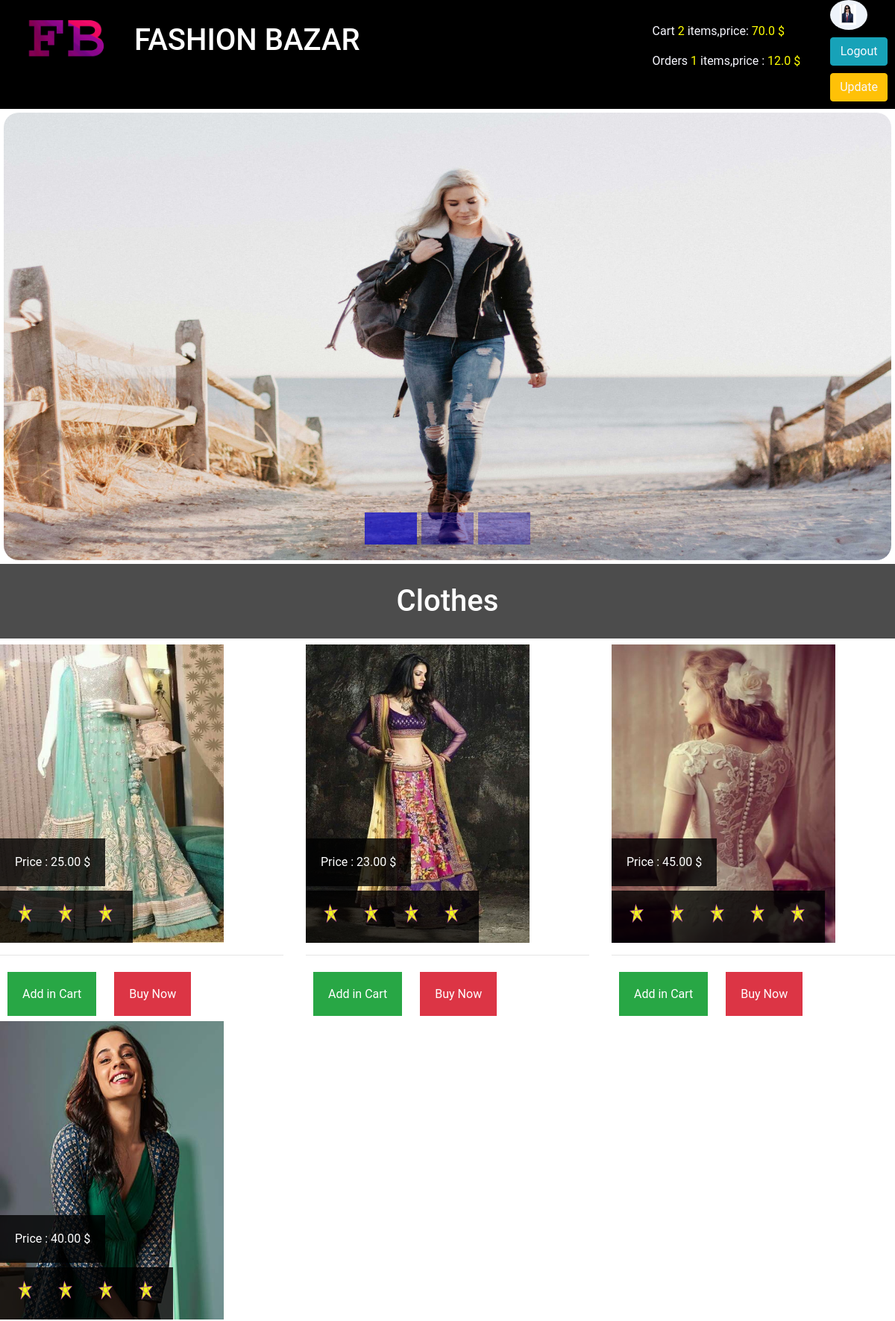
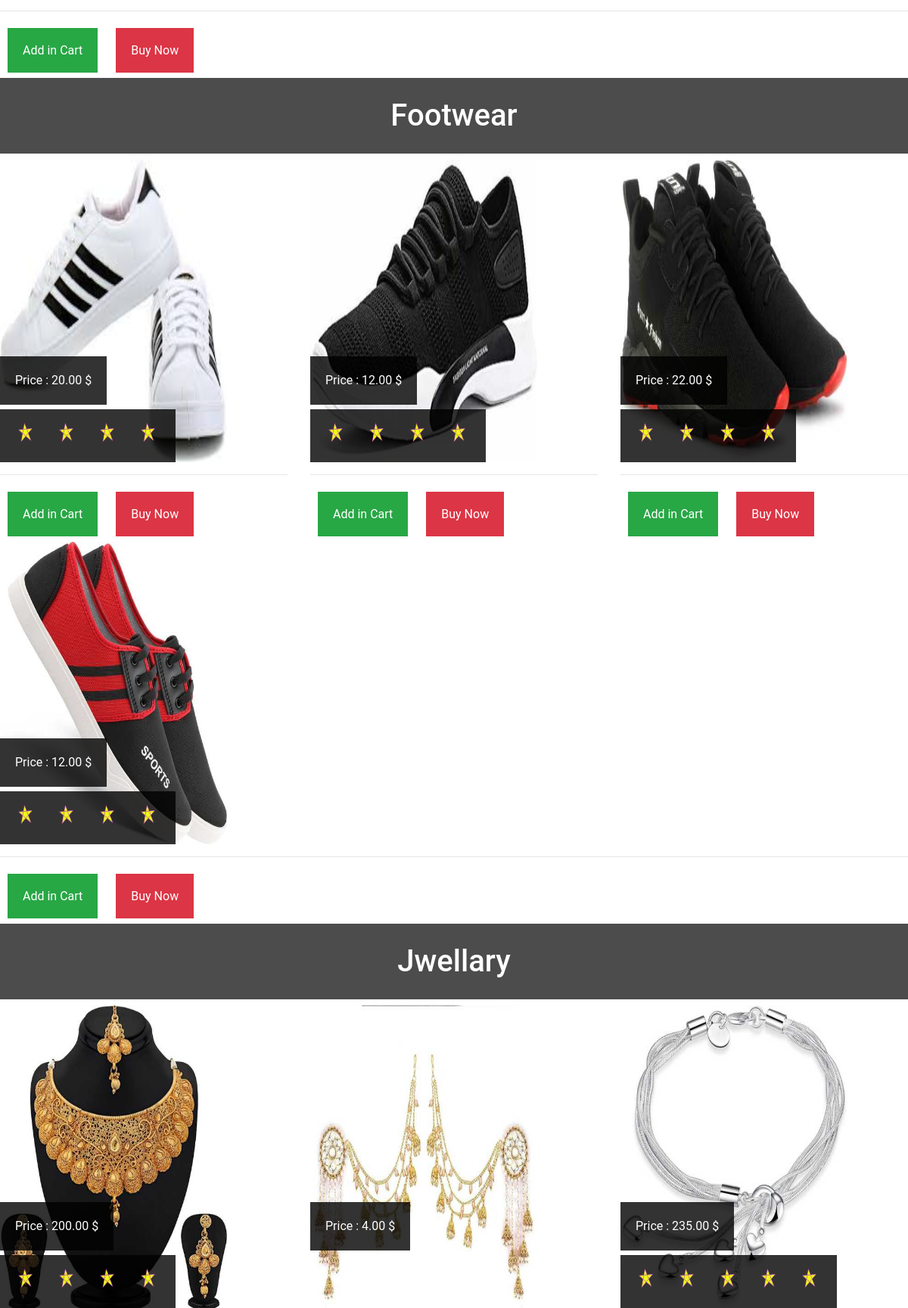
The page / (signed in, upper part) on the database its author committed (2 pictures, top to bottom).
### app/models.py (models this page shows, shortened)
class User(AbstractUser):
    phone=models.PositiveIntegerField(blank=True,null=True)
    email=models.EmailField(blank=True,null=True)
    picture=models.ImageField(upload_to="profile",default="none.jpg",blank=True,null=True)
    address=models.TextField(blank=True,null=True)
    slug=models.SlugField(unique=True)

class Product(models.Model):
    name=models.CharField(max_length=20)
    image= models.ImageField(upload_to="products", default="none.jpg", blank=True, null=True)
    type = models.CharField(max_length=10, choices=type)
    price=models.DecimalField(decimal_places=2,max_digits=20)
    rating=models.IntegerField()
    detail=models.TextField()

### app/views.py (the view)
# urls.py: path("",index,name="index"),
def index(request):
    context = {
    'products': Product.objects.all(),
    }
    return render(request,"index.html",context)

### app/context_processors.py (called while the page is built)
def cart(request):
    if request.user.is_active:
        cart_items = Cart.objects.all().filter(customer=request.user)
    else:
        cart_items = Cart.objects.all()
    c = len(cart_items)
    if request.user.is_active:
        order_items = Order.objects.all().filter(customer=request.user)
    else:
        order_items = Order.objects.all()
    o = len(order_items)
    cs=0
    for i in cart_items:
        cs+=float(i.product.price)
    os=0
    for i in order_items:
        os+=float(i.product.price)
    order_items = Order.objects.filter(customer=request.user)
    cart_items = Cart.objects.filter(customer=request.user)
    context = {
    'cart':cart_items,
    'orders':order_items,
    'c': c,
    'o': o,
    'cs':cs,
    'os':os,
    }
    return context;

### app/templates/index.html (shortened to what this page needs)
{%extends 'base.html'%}
{%load static%}
{%block content%}
  <div  class="slider">
    <div id="carouselExampleIndicators" class="carousel slide" data-ride="carousel">
      <ol class="carousel-indicators">
        <li data-target="#carouselExampleIndicators" data-slide-to="0" class="active"></li>
        <li data-target="#carouselExampleIndicators" data-slide-to="1"></li>
        <li data-target="#carouselExampleIndicators" data-slide-to="2"></li>
      </ol>
      <div class="carousel-inner">
        <div class="carousel-item active">
          <img class="d-block " src="{% static "app/img/pic2.jpg"%}" alt="First slide">
        </div>
      </div>
    </div>
    <div class="product ">
      <h1>Clothes</h1>
      <div class="row">
        {%for i in products%}
        {%if i.type == 'clothes' %}
        <a href="{%url 'app:detail' i.id%}  "><div class="col">
          <img src="{{i.image.url}}" alt="picture">
          <hr>
          {%if i.rating > 2 and i.rating < 4 %}
          <span class="rating">
            <img src="{% static "app/img/filled.png"%}" alt="">
            <img src="{% static "app/img/filled.png"%}" alt="">
            <img src="{% static "app/img/filled.png"%}" alt="">
          </span>
          {%endif%}
          {%if i.rating > 3 and i.rating < 5 %}
          <span class="rating">
            <img src="{% static "app/img/filled.png"%}" alt="">
            <img src="{% static "app/img/filled.png"%}" alt="">
            <img src="{% static "app/img/filled.png"%}" alt="">
            <img src="{% static "app/img/filled.png"%}" alt="">
          </span>
          {%endif%}
          {%if i.rating > 4 and i.rating < 6 %}
          <span class="rating">
            <img src="{% static "app/img/filled.png"%}" alt="">
            <img src="{% static "app/img/filled.png"%}" alt="">
            <img src="{% static "app/img/filled.png"%}" alt="">
            <img src="{% static "app/img/filled.png"%}" alt="">
            <img src="{% static "app/img/filled.png"%}" alt="">
          </span>
          {%endif%}
          <br>
          <span class="price">Price : {{i.price}} $</span>
          <a href="{%url 'app:add_cart' i.id%}"class="bg-success">Add in Cart</a>
          <a href="{%url 'app:add_order' i.id%}"class="bg-danger">Buy Now</a><br><br>
        </div></a>
        {%endif%}
        {%empty%}
        <h1>no products</h1>
        {%endfor%}
      </div>
    </div>
    <div class="product ">
      <h1>Footwear</h1>
      <div class="row">
        {%for i in products%}
        {%if i.type == 'footwear' %}
        <a href="{%url 'app:detail' i.id%}"><div class="col">
          <img src="{{i.image.url}}" alt="picture">
          <hr>
          {%if i.rating > 3 and i.rating < 5 %}
          <span class="rating">
            <img src="{% static "app/img/filled.png"%}" alt="">
            <img src="{% static "app/img/filled.png"%}" alt="">
            <img src="{% static "app/img/filled.png"%}" alt="">
            <img src="{% static "app/img/filled.png"%}" alt="">
          </span>
          {%endif%}
          <br>
          <span class="price">Price : {{i.price}} $</span>
          <a href="{%url 'app:add_cart' i.id%}" class="bg-success">Add in Cart</a>
          <a href="{%url 'app:add_order' i.id%}" class="bg-danger">Buy Now</a><br><br>
        </div></a>
        {%endif%}
        {%empty%}
        <h1>no products</h1>
        {%endfor%}
      </div>
    </div>
    <div class="product ">
      <h1>Jwellary</h1>
      <div class="row">
        {%for i in products%}
        {%if i.type == 'jwellary' %}
        <a href="{%url 'app:detail' i.id%}"><div class="col">
          <img src="{{i.image.url}}" alt="picture">
          {%if i.rating > 3 and i.rating < 5 %}
          <span class="rating">
            <img src="{% static "app/img/filled.png"%}" alt="">
            <img src="{% static "app/img/filled.png"%}" alt="">
            <img src="{% static "app/img/filled.png"%}" alt="">
            <img src="{% static "app/img/filled.png"%}" alt="">
          </span>
          {%endif%}
          {%if i.rating > 4 and i.rating < 6 %}
          <span class="rating">
            <img src="{% static "app/img/filled.png"%}" alt="">
            <img src="{% static "app/img/filled.png"%}" alt="">
            <img src="{% static "app/img/filled.png"%}" alt="">
            <img src="{% static "app/img/filled.png"%}" alt="">
            <img src="{% static "app/img/filled.png"%}" alt="">
          </span>
          {%endif%}<br>
          <span class="price">Price : {{i.price}} $</span>
          <a href="{%url 'app:add_order' i.id%}" class="bg-danger">Buy Now</a><br><br>
        </div></a>
        {%endif%}
        {%empty%}
        <h1>no products</h1>
        {%endfor%}
      </div>
    </div>
  {%endblock%}

### app/templates/base.html (shortened to what this page needs)
{%load static%}
<!doctype html>
<html lang="en">
  <head>
    <link rel="stylesheet" href="{%static "app/css/style.css"%}">
    <link rel="stylesheet" href="{%static "app/css/bootstrap.css"%}">
    <link rel="stylesheet" href="{%static "app/css/font.css"%}">
  </head>
  <body>
<header id="top">
  <a href="{%url 'app:index'%}" }>
    <img src="{% static "app/img/logo.png"%}" alt="">
  </a>
  <h1>FASHION BAZAR</h1>
  <div class="conatct">
      {%if user.is_authenticated %}
    <p>
      <a href="{%url 'app:view_cart'%}">Cart <span>{{c}}</span> items,price: <span>{{cs}} $</span> </a>
    </p>
    <p><a href="{%url 'app:view_order'%}">Orders <span>{{o}}</span> items,price : <span>{{os}} $</span>
      </a></p>
      {%endif%}
  </div>
  {%if request.user.is_authenticated%}
  <div class="login">
    {%if request.user.is_superuser%}
    <a href="/admin"><img src="{{request.user.picture.url}}" alt="logo"></a>
    {%else%}
    <img src="{{request.user.picture.url}}" alt="logo">
    {%endif%}
    <a class="btn btn-info" href="{%url 'app:logout_view'%}">Logout</a>
    <a class="btn btn-warning" href="{%url 'app:update_profile_page' %}">Update</a>
  </div>
  {%else%}
  <div class="login">
    <a class="btn btn-info" href="{% url 'app:login_page'%}">Login</a>
    <a class="btn btn-warning" href="{%url 'app:signup_page' %}">SignUp</a>
  </div>
  {%endif%}
</header>
{%block content%}  {%endblock%}
    </body>
  </html>

### static/app/css/style.css (style rules this page uses)
* { margin: 0px; padding: 0px; -webkit-box-sizing: border-box; box-sizing: border-box; font-family: 'Roboto', sans-serif; }
#top { background: black; color: white; position: relative; display: -webkit-box; display: -ms-flexbox; display: flex; }
#top span { color: yellow; }
#top h1 { -webkit-box-flex: 2; -ms-flex: 2; flex: 2; margin-top: 30px; }
#top img { height: 100px; width: 160px; margin-top: -10px; border-radius: 20px; display: inline-block; }
#top .login img { height: 40px; width: 50px; border-radius: 100%; }
#top .conatct { margin: 20px; }
#top a { display: block; margin: 10px; text-decoration: none; color: ghostwhite; }
.slider .carousel-inner .carousel-item img { height: 600px; width: 100%; border-radius: 20px; }
.slider #carouselExampleIndicators { padding: 5px; }
.slider .carousel-indicators li { background-color: rgba(0, 0, 200, 0.7); padding: 20px; }
.product { position: relative; }
.product h1 { background-color: rgba(0, 0, 0, 0.7); color: white; text-align: center; line-height: 100px; display: block; }
.product .row div img { height: 400px; width: 300px; position: relative; }
.product .row div .price { position: absolute; top: 260px; padding: 20px; color: white; background-color: rgba(0, 0, 0, 0.8); }
.product .row div .rating { position: absolute; background-color: rgba(0, 0, 0, 0.8); top: 330px; color: white; padding: 10px; }
.product .row div .rating img { height: 50px; width: 50px; display: inline-block; }
.product .row div .bg-success, .product .row div .bg-danger { padding: 20px; margin: 10px; text-decoration: none; color: white; }

### rows shown on the page
User: user.picture (picture)
Product: image (picture), price "25.00"
Product: image (picture), price "23.00"
Product: image (picture), price "45.00"
Product: image (picture), price "40.00"
Product: image (picture), price "20.00"
Product: image (picture), price "12.00"
Product: image (picture), price "22.00"
Product: image (picture), price "12.00"
Product: image (picture), price "200.00"
Product: image (picture), price "4.00"
Product: image (picture), price "235.00"

### other values the page prints
{{ c }} "2"
{{ cs }} "70.0"
{{ o }} "1"
{{ os }} "12.0"
